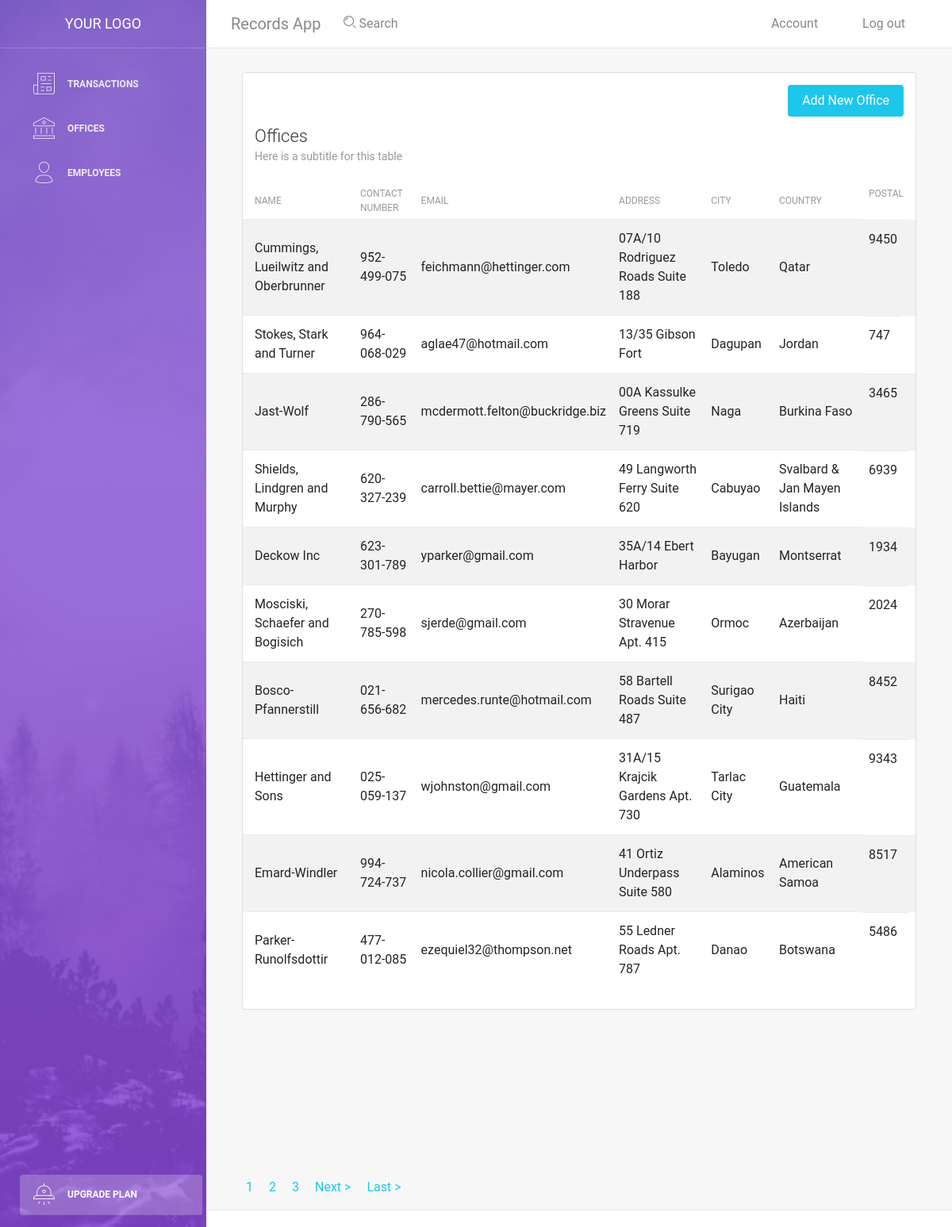
Screenshot of /office.php with the database file from the repository.
### tables this page shows
CREATE TABLE `office` (
  `id` int NOT NULL AUTO_INCREMENT,
  `name` varchar(45) NOT NULL,
  `contactnum` varchar(45) DEFAULT NULL,
  `email` varchar(45) DEFAULT NULL,
  `address` varchar(45) DEFAULT NULL,
  `city` varchar(45) DEFAULT NULL,
  `country` varchar(45) DEFAULT NULL,
  `postal` int DEFAULT NULL,
  PRIMARY KEY (`id`)
);

### office.php (the view, shortened to what this page needs)
<!DOCTYPE html>
<html lang="en">
<head>
    <link rel="stylesheet" href="https://maxcdn.bootstrapcdn.com/font-awesome/latest/css/font-awesome.min.css" />
    <link href="assets/css/bootstrap.min.css" rel="stylesheet" />
    <link href="assets/css/light-bootstrap-dashboard.css?v=2.0.0 " rel="stylesheet" />
    <link href="assets/css/demo.css" rel="stylesheet" />
</head>
<body>
    <?php
    require('config/db.php');
    $result_per_page = 10;
    $query = "SELECT * FROM office";
    $result = mysqli_query($conn, $query);
    $number_of_result = mysqli_num_rows($result);
    $number_of_page = ceil($number_of_result / $result_per_page);
    if (!isset($_GET['page'])) {
        $page = 1;
    } else {
        $page = $_GET['page'];
    }
    $page_first_result = ($page - 1) * $result_per_page;
    $query = 'SELECT * FROM office ORDER BY id LIMIT ' . $page_first_result . ' ,' . $result_per_page . '';
    $result = mysqli_query($conn, $query);
    $offices = mysqli_fetch_all($result, MYSQLI_ASSOC);
    ?>
    <div class="wrapper">
        <?php include('includes/sidebar.php') ?>
        <div class="main-panel">
            <?php include('includes/navbar.php') ?>
            <div class="content">
                <div class="container-fluid">
                    <div class="section">
                        <div class="col-md-12">
                            <div class="card strpied-tabled-with-hover">
                                <div class="card-header ">
                                    <div class="addbutton" style="margin-bottom: 50px">
                                        <a href="add-office.php">
                                            <button type="submit" name="adds"
                                                class="btn btn-info btn-fill pull-right">Add New Office</button>
                                        </a>
                                    </div>
                                    <h4 class="card-title">Offices</h4>
                                    <p class="card-category">Here is a subtitle for this table</p>
                                </div>
                                <div class="card-body table-full-width table-responsive">
                                    <table class="table table-hover table-striped">
                                        <thead>
                                            <th>Name</th>
                                            <th>Contact Number</th>
                                            <th>Email</th>
                                            <th>Address</th>
                                            <th>City</th>
                                            <th>Country</th>
                                            <th>Postal</th>
                                        </thead>
                                        <tbody>
                                            <?php foreach ($offices as $office): ?>
                                                <tr>
                                                    <td>
                                                        <?php echo $office['name']; ?>
                                                    </td>
                                                    <td>
                                                        <?php echo $office['contactnum']; ?>
                                                    </td>
                                                    <td>
                                                        <?php echo $office['email']; ?>
                                                    </td>
                                                    <td>
                                                        <?php echo $office['address']; ?>
                                                    </td>
                                                    <td>
                                                        <?php echo $office['city']; ?>
                                                    </td>
                                                    <td>
                                                        <?php echo $office['country']; ?>
                                                    </td>
                                                    <td>
                                                        <?php echo $office['postal']; ?>
                                                    </td>
                                                </tr>
                                            <?php endforeach ?>
                                        </tbody>
                                    </table>
                                </div>
                            </div>
                        </div>
                    </div>
                </div>
            </div>
            <div class="table-paginate">
                <ul>
                    <?php for ($i = max(1, $page - 2); $i <= min($page + 2, $number_of_page); $i++): ?>
                        <li>
                            <a href="office.php?page=<?php echo $i; ?>">
                                <?php echo $i; ?>
                            </a>
                        </li>
                    <?php endfor; ?>
                    <?php if ($page < $number_of_page): ?>
                        <li>
                            <a href="office.php?page=<?php echo $page + 1; ?>">
                                Next >
                            </a>
                        </li>
                    <?php endif; ?>
                    <?php if ($page < $number_of_page - 2): ?>
                        <li>
                            <a href="office.php?page=<?php echo $number_of_page; ?>">
                                Last >
                            </a>
                        </li>
                    <?php endif; ?>
                </ul>
            </div>
            <footer class="footer">
                <div class="container-fluid">
                    <nav>
                        <ul class="footer-menu">
                            <li>
                                <a href="#">
                                </a>
                            </li>
                            <li>
                                <a href="#">
                                </a>
                            </li>
                            <li>
                                <a href="#">
                                </a>
                            </li>
                            <li>
                                <a href="#">
                                </a>
                            </li>
                        </ul>
                        <p class="copyright text-center">
                        </p>
                    </nav>
                </div>
            </footer>
        </div>
    </div>
</body>
</html>

### office.php (style rules this page uses)
ul { display: flex; list-style: none; }
li { margin: 0 10px; }

### rows the page displays
office: name "Cummings, Lueilwitz and Oberbrunner", contactnum "952-499-075", email "feichmann@hettinger.com", address "07A/10 Rodriguez Roads Suite 188", city "Toledo", country "Qatar", postal "9450"
office: name "Stokes, Stark and Turner", contactnum "964-068-029", email "aglae47@hotmail.com", address "13/35 Gibson Fort", city "Dagupan", country "Jordan", postal "747"
office: name "Jast-Wolf", contactnum "286-790-565", email "mcdermott.felton@buckridge.biz", address "00A Kassulke Greens Suite 719", city "Naga", country "Burkina Faso", postal "3465"
office: name "Shields, Lindgren and Murphy", contactnum "620-327-239", email "carroll.bettie@mayer.com", address "49 Langworth Ferry Suite 620", city "Cabuyao", country "Svalbard & Jan Mayen Islands", postal "6939"
office: name "Deckow Inc", contactnum "623-301-789", email "yparker@gmail.com", address "35A/14 Ebert Harbor", city "Bayugan", country "Montserrat", postal "1934"
office: name "Mosciski, Schaefer and Bogisich", contactnum "270-785-598", email "sjerde@gmail.com", address "30 Morar Stravenue Apt. 415", city "Ormoc", country "Azerbaijan", postal "2024"
office: name "Bosco-Pfannerstill", contactnum "021-656-682", email "mercedes.runte@hotmail.com", address "58 Bartell Roads Suite 487", city "Surigao City", country "Haiti", postal "8452"
office: name "Hettinger and Sons", contactnum "025-059-137", email "wjohnston@gmail.com", address "31A/15 Krajcik Gardens Apt. 730", city "Tarlac City", country "Guatemala", postal "9343"
office: name "Emard-Windler", contactnum "994-724-737", email "nicola.collier@gmail.com", address "41 Ortiz Underpass Suite 580", city "Alaminos", country "American Samoa", postal "8517"
office: name "Parker-Runolfsdottir", contactnum "477-012-085", email "ezequiel32@thompson.net", address "55 Ledner Roads Apt. 787", city "Danao", country "Botswana", postal "5486"
